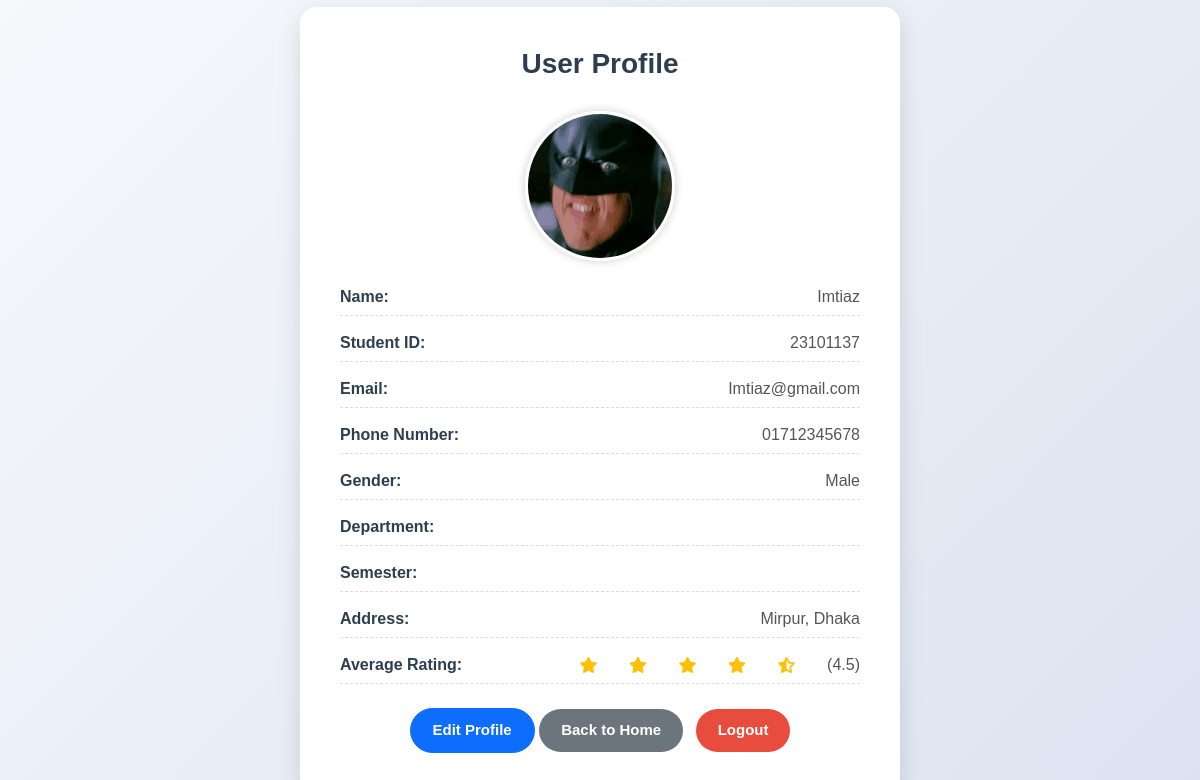
The page /backend/profile.php (signed in) on the database its author committed.
### tables this page shows
CREATE TABLE User (
    Student_ID VARCHAR(20) PRIMARY KEY,
    Name VARCHAR(100) NOT NULL,
    Gsuite_Email VARCHAR(100) UNIQUE NOT NULL,
    Scanned_ID VARCHAR(255),
    Semester VARCHAR(20),
    Department VARCHAR(50),
    Thana VARCHAR(50),
    Phone_Number VARCHAR(15),  
    Password VARCHAR(100) NOT NULL,
    Address VARCHAR(255),      
    Gender VARCHAR(10),        
    Profile_Pic VARCHAR(255),  
    UserStatus VARCHAR(30) NULL DEFAULT 'Available',  
    Joined VARCHAR(30) NULL DEFAULT 'False',
    Created VARCHAR(30) NULL DEFAULT 'False'
);

### backend/profile.php (the view, shortened to what this page needs)
<?php
include 'db_connection.php';
$student_id = $_SESSION["User_ID"];
$sql = "SELECT * FROM User WHERE Student_ID = ?";
$stmt = $conn->prepare($sql);
$stmt->bind_param("s", $student_id);
$stmt->execute();
$result = $stmt->get_result();
if ($result->num_rows === 1){
    $user = $result->fetch_assoc();
    $profilePic = !empty($user['Profile_Pic'])
                  ? htmlspecialchars($user['Profile_Pic'])
                  : 'assets/default_profile.png';
}
else{
    echo "User not found.";
    exit();
}
$sql_rating = "SELECT AVG(Rating_Score) AS Average_Rating
               FROM Trip_Member_Ratings
               WHERE Rated_ID = ?";
$stmt_rating = $conn->prepare($sql_rating);
$stmt_rating->bind_param("s", $student_id);
$stmt_rating->execute();
$result_rating = $stmt_rating->get_result();
$average_rating = $result_rating->fetch_assoc()['Average_Rating'] ?? 0;
function displayStars($rating){
    $stars = '';
    $fullStars = floor($rating);
    $halfStar = ($rating - $fullStars >= 0.5) ? 1 : 0;
    $emptyStars = 5 - $fullStars - $halfStar;
    for ($i = 0; $i < $fullStars; $i++)
        $stars .= '<i class="fa-solid fa-star text-warning"></i>';
    if ($halfStar)
        $stars .= '<i class="fa-solid fa-star-half-stroke text-warning"></i>';
    for ($i = 0; $i < $emptyStars; $i++)
        $stars .= '<i class="fa-regular fa-star text-muted"></i>';
    return $stars;
}
?>
<!DOCTYPE html>
<html lang="en">
<head>
  <link href="https://cdn.jsdelivr.net/npm/bootstrap@5.3.5/dist/css/bootstrap.min.css" rel="stylesheet">
  <link rel="stylesheet" href="https://cdnjs.cloudflare.com/ajax/libs/font-awesome/6.5.0/css/all.min.css">
  <link rel="stylesheet" href="css/profile_style.css">
</head>
<body>
  <div class="profile-card">
    <h3 class="profile-title">User Profile</h3>
    <div class="profile-info">
      <div class="text-center mb-4">
        <img src="<?= $profilePic ?>" alt="Profile Picture" class="rounded-circle" width="150" height="150" style="object-fit: cover;">
      </div>
      <p><strong>Name:</strong> <?= htmlspecialchars($user['Name']) ?></p>
      <p><strong>Student ID:</strong> <?= htmlspecialchars($user['Student_ID']) ?></p>
      <p><strong>Email:</strong> <?= htmlspecialchars($user['Gsuite_Email']) ?></p>
      <p><strong>Phone Number:</strong> <?= htmlspecialchars($user['Phone_Number']) ?></p>
      <p><strong>Gender:</strong> <?= htmlspecialchars($user['Gender']) ?></p>
      <p><strong>Department:</strong> <?= htmlspecialchars($user['Department']) ?></p>
      <p><strong>Semester:</strong> <?= htmlspecialchars($user['Semester']) ?></p>
      <p><strong>Address:</strong> <?= htmlspecialchars($user['Address']) ?></p>
      <p><strong>Average Rating:</strong> <?= displayStars($average_rating) ?> (<?= round($average_rating, 1) ?>)</p>
    </div>
    <div class="text-center mt-4">
      <a href="edit_profile.php" class="btn btn-primary">Edit Profile</a>
      <a href="landing_page.php" class="btn btn-secondary me-2">Back to Home</a>
      <a href="logout.php" class="btn btn-danger">Logout</a>
    </div>
  </div>
</body>
</html>

### backend/css/profile_style.css (style rules this page uses)
body { font-family: "Montserrat", sans-serif; background: linear-gradient(135deg, #f6f8fc, #dce3f0); margin: 0; padding: 0; min-height: 100vh; display: flex; align-items: center; justify-content: center; }
.profile-card { background: #ffffff; border-radius: 16px; width: 100%; max-width: 600px; padding: 40px; box-shadow: 0 8px 25px rgba(0, 0, 0, 0.12); transition: all 0.3s ease; animation: fadeInUp 0.6s ease; }
.profile-title { font-weight: 700; font-size: 28px; text-align: center; margin-bottom: 30px; color: #2c3e50; }
.profile-info p { margin-bottom: 15px; font-size: 16px; color: #555; display: flex; justify-content: space-between; align-items: center; border-bottom: 1px dashed #ddd; padding-bottom: 6px; }
.profile-info p strong { color: #2c3e50; flex-basis: 40%; }
.btn { padding: 10px 22px; border-radius: 30px; font-weight: 600; font-size: 15px; transition: all 0.3s ease; }
.btn-secondary { background-color: #6c757d; color: white; border: none; }
.btn-danger { background-color: #e74c3c; color: white; border: none; }
.profile-card img { border: 3px solid #fff; box-shadow: 0 0 10px rgba(0,0,0,0.2); }

### rows shown on the page
user: Name "Imtiaz", Student_ID "23101137", Gsuite_Email "Imtiaz@gmail.com", Phone_Number "01712345678", Gender "Male", Address "Mirpur, Dhaka"

### other values the page prints
$average_rating "4.5"
